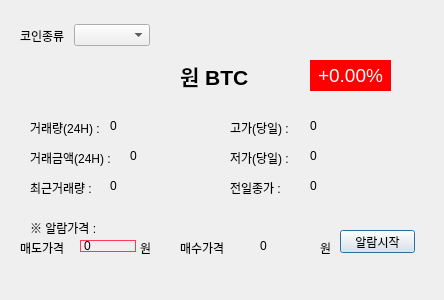
<?xml version="1.0" encoding="UTF-8"?>
<ui version="4.0">
 <class>Dialog</class>
 <widget class="QDialog" name="Dialog">
  <property name="geometry">
   <rect>
    <x>0</x>
    <y>0</y>
    <width>444</width>
    <height>300</height>
   </rect>
  </property>
  <property name="windowTitle">
   <string>Dialog</string>
  </property>
  <widget class="QLabel" name="label">
   <property name="geometry">
    <rect>
     <x>20</x>
     <y>30</y>
     <width>56</width>
     <height>12</height>
    </rect>
   </property>
   <property name="text">
    <string>코인종류</string>
   </property>
  </widget>
  <widget class="QComboBox" name="coin_comboBox">
   <property name="geometry">
    <rect>
     <x>74</x>
     <y>24</y>
     <width>76</width>
     <height>22</height>
    </rect>
   </property>
  </widget>
  <widget class="QLabel" name="coin_ticker_label">
   <property name="geometry">
    <rect>
     <x>180</x>
     <y>60</y>
     <width>71</width>
     <height>31</height>
    </rect>
   </property>
   <property name="font">
    <font>
     <family>Arial</family>
     <pointsize>16</pointsize>
     <weight>75</weight>
     <bold>true</bold>
    </font>
   </property>
   <property name="text">
    <string>원 BTC</string>
   </property>
  </widget>
  <widget class="QLabel" name="label_3">
   <property name="geometry">
    <rect>
     <x>30</x>
     <y>120</y>
     <width>81</width>
     <height>16</height>
    </rect>
   </property>
   <property name="text">
    <string>거래량(24H) :</string>
   </property>
  </widget>
  <widget class="QLabel" name="label_4">
   <property name="geometry">
    <rect>
     <x>30</x>
     <y>180</y>
     <width>81</width>
     <height>16</height>
    </rect>
   </property>
   <property name="text">
    <string>최근거래량 :</string>
   </property>
  </widget>
  <widget class="QLabel" name="label_5">
   <property name="geometry">
    <rect>
     <x>30</x>
     <y>150</y>
     <width>91</width>
     <height>16</height>
    </rect>
   </property>
   <property name="text">
    <string>거래금액(24H) :</string>
   </property>
  </widget>
  <widget class="QLabel" name="acc_trade_volume_label">
   <property name="geometry">
    <rect>
     <x>110</x>
     <y>120</y>
     <width>56</width>
     <height>12</height>
    </rect>
   </property>
   <property name="text">
    <string>0</string>
   </property>
  </widget>
  <widget class="QLabel" name="trade_volume_label">
   <property name="geometry">
    <rect>
     <x>110</x>
     <y>180</y>
     <width>56</width>
     <height>12</height>
    </rect>
   </property>
   <property name="text">
    <string>0</string>
   </property>
  </widget>
  <widget class="QLabel" name="acc_trade_price_label">
   <property name="geometry">
    <rect>
     <x>130</x>
     <y>150</y>
     <width>56</width>
     <height>12</height>
    </rect>
   </property>
   <property name="text">
    <string>0</string>
   </property>
  </widget>
  <widget class="QLabel" name="label_9">
   <property name="geometry">
    <rect>
     <x>230</x>
     <y>120</y>
     <width>81</width>
     <height>16</height>
    </rect>
   </property>
   <property name="text">
    <string>고가(당일) :</string>
   </property>
  </widget>
  <widget class="QLabel" name="label_10">
   <property name="geometry">
    <rect>
     <x>230</x>
     <y>180</y>
     <width>81</width>
     <height>16</height>
    </rect>
   </property>
   <property name="text">
    <string>전일종가 :</string>
   </property>
  </widget>
  <widget class="QLabel" name="label_11">
   <property name="geometry">
    <rect>
     <x>230</x>
     <y>150</y>
     <width>81</width>
     <height>16</height>
    </rect>
   </property>
   <property name="text">
    <string>저가(당일) :</string>
   </property>
  </widget>
  <widget class="QLabel" name="high_price_label">
   <property name="geometry">
    <rect>
     <x>310</x>
     <y>120</y>
     <width>56</width>
     <height>12</height>
    </rect>
   </property>
   <property name="text">
    <string>0</string>
   </property>
  </widget>
  <widget class="QLabel" name="low_price_label">
   <property name="geometry">
    <rect>
     <x>310</x>
     <y>150</y>
     <width>56</width>
     <height>12</height>
    </rect>
   </property>
   <property name="text">
    <string>0</string>
   </property>
  </widget>
  <widget class="QLabel" name="prev_closing_price_label">
   <property name="geometry">
    <rect>
     <x>310</x>
     <y>180</y>
     <width>56</width>
     <height>12</height>
    </rect>
   </property>
   <property name="text">
    <string>0</string>
   </property>
  </widget>
  <widget class="QLabel" name="label_15">
   <property name="geometry">
    <rect>
     <x>30</x>
     <y>220</y>
     <width>81</width>
     <height>16</height>
    </rect>
   </property>
   <property name="text">
    <string>※ 알람가격 :</string>
   </property>
  </widget>
  <widget class="QLabel" name="label_16">
   <property name="geometry">
    <rect>
     <x>20</x>
     <y>240</y>
     <width>61</width>
     <height>16</height>
    </rect>
   </property>
   <property name="text">
    <string>매도가격</string>
   </property>
  </widget>
  <widget class="QLabel" name="alarm_price1">
   <property name="geometry">
    <rect>
     <x>80</x>
     <y>240</y>
     <width>56</width>
     <height>12</height>
    </rect>
   </property>
   <property name="styleSheet">
    <string notr="true">border:1px solid rgb(255, 58, 84)</string>
   </property>
   <property name="text">
    <string>0</string>
   </property>
  </widget>
  <widget class="QLabel" name="label_18">
   <property name="geometry">
    <rect>
     <x>140</x>
     <y>240</y>
     <width>21</width>
     <height>16</height>
    </rect>
   </property>
   <property name="text">
    <string>원</string>
   </property>
  </widget>
  <widget class="QLabel" name="alarm_price2">
   <property name="geometry">
    <rect>
     <x>260</x>
     <y>240</y>
     <width>56</width>
     <height>12</height>
    </rect>
   </property>
   <property name="text">
    <string>0</string>
   </property>
  </widget>
  <widget class="QLabel" name="label_20">
   <property name="geometry">
    <rect>
     <x>320</x>
     <y>240</y>
     <width>21</width>
     <height>16</height>
    </rect>
   </property>
   <property name="text">
    <string>원</string>
   </property>
  </widget>
  <widget class="QLabel" name="label_21">
   <property name="geometry">
    <rect>
     <x>180</x>
     <y>240</y>
     <width>51</width>
     <height>16</height>
    </rect>
   </property>
   <property name="text">
    <string>매수가격</string>
   </property>
  </widget>
  <widget class="QLabel" name="coin_clangelate_label">
   <property name="geometry">
    <rect>
     <x>310</x>
     <y>60</y>
     <width>81</width>
     <height>31</height>
    </rect>
   </property>
   <property name="font">
    <font>
     <family>Arial</family>
     <pointsize>14</pointsize>
     <weight>50</weight>
     <bold>false</bold>
    </font>
   </property>
   <property name="layoutDirection">
    <enum>Qt::RightToLeft</enum>
   </property>
   <property name="styleSheet">
    <string notr="true">background-color:red;color:white;</string>
   </property>
   <property name="text">
    <string>+0.00%</string>
   </property>
   <property name="alignment">
    <set>Qt::AlignCenter</set>
   </property>
  </widget>
  <widget class="QPushButton" name="alarmButton">
   <property name="geometry">
    <rect>
     <x>340</x>
     <y>230</y>
     <width>75</width>
     <height>23</height>
    </rect>
   </property>
   <property name="text">
    <string>알람시작</string>
   </property>
  </widget>
 </widget>
 <resources/>
 <connections/>
</ui>
